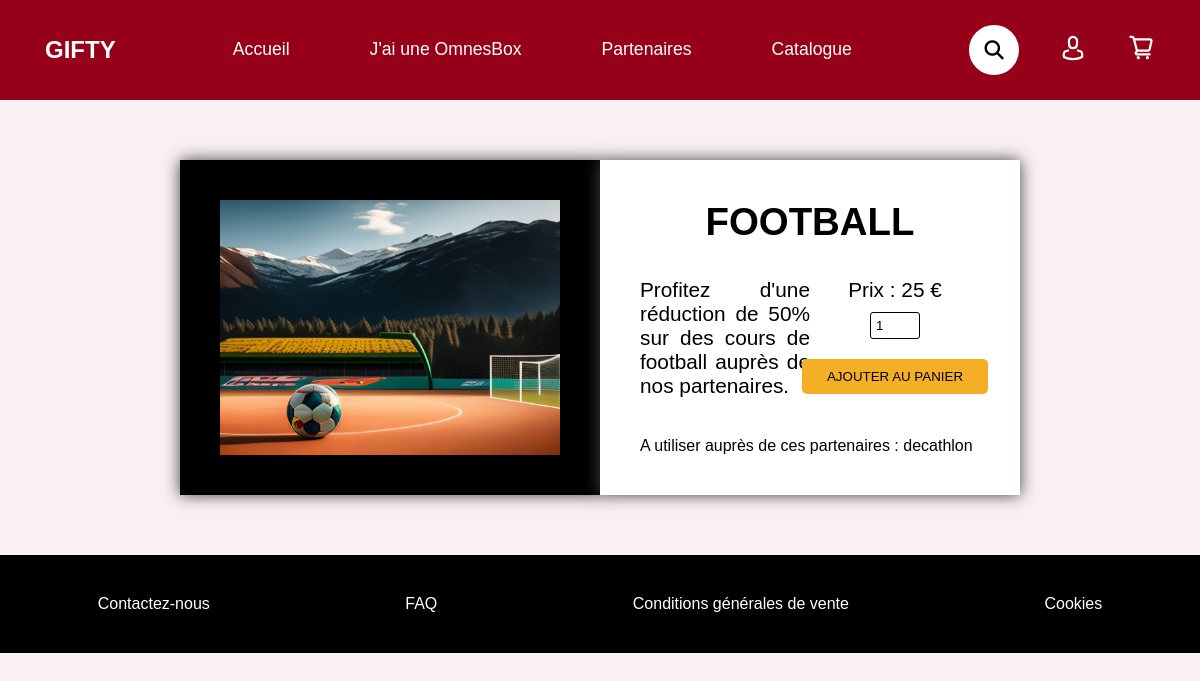
Before: /pages/catalogue_en_savoir_plus.php with the older database file.
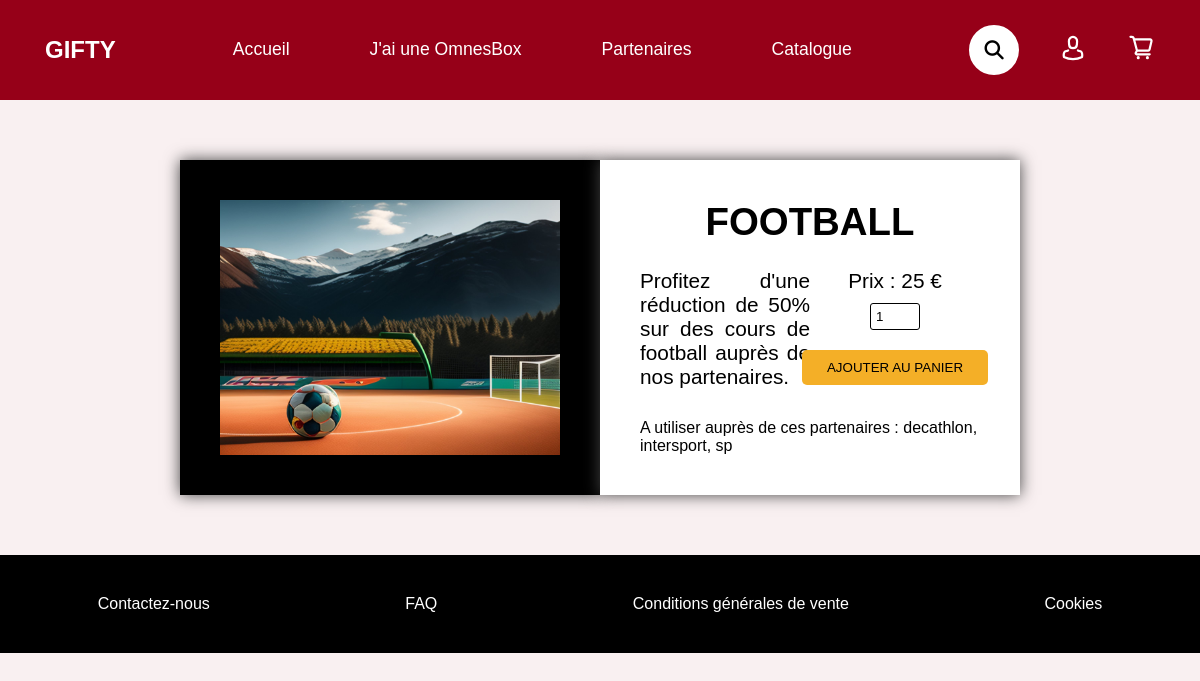
After: the same page with the newer database file.
### tables this page shows
CREATE TABLE Carte
(
    id                int PRIMARY KEY AUTO_INCREMENT,
    date_ajout        date,
    partenaire        varchar(25),
    prix              int,
    nomCarte          varchar(50),
    description_carte varchar(200),
    img               varchar(50),
    mots_clefs        varchar(100)
);

### pages/catalogue_en_savoir_plus.php (the view, shortened to what this page needs)
<!DOCTYPE html>
<html lang="fr">
<head>
    <link rel="stylesheet" href="https://cdnjs.cloudflare.com/ajax/libs/font-awesome/6.4.0/css/all.min.css">
    <link rel="stylesheet" href="../stylesheet/catalogue_en_savoir_plus.css">
    <link rel="stylesheet" href="../stylesheet/main.css">
</head>
<body>
<?php include('menu.php');
include('connexion_base.php');
if(isset($_GET['id'])){
    $id = $_GET['id'];
} else {
    $id = 1;
}
$requete = $bdd->prepare("SELECT id, img, prix, nomCarte, description_carte, partenaire FROM Carte WHERE id=?");
$requete->execute([$id]);
$donnees = $requete->fetch();
?>
<div class="main">
    <div class="image-carte">
        <img src="<?php echo $donnees['img']; ?>" alt="Carte">
    </div>
    <div class="carte-conteneur-droite">
        <h2 class="titre-carte">
            <?php echo $donnees['nomCarte']; ?>
        </h2>
        <div class="conteneur-central-carte-description">
            <div class="conteneur-central">
                <p>
                    <?php echo $donnees['description_carte']; ?>
                </p>
            </div>
            <div class="conteneur-central">
                <p>
                    Prix : <?php echo $donnees['prix']; ?> €
                </p>
                <form method="POST" action="panier.php" class="forme">
                    <input type="number" name="qteCarte" value="1" min="1" class="qte-input">
                    <input type="submit" class="appliquer" value="Ajouter au panier">
                </form>
            </div>
        </div>
        <p>A utiliser auprès de ces partenaires : <?php echo $donnees['partenaire']; ?></p>
    </div>
</div>
<?php
include('footer.php') ?>
</body>
</html>

### pages/menu.php (shortened to what this page needs)
<header>
    <nav class="navbar">
        <a href="#" class="logo">Gifty</a>
        <ul class="nav-links">
            <li><a href="accueil.php" class="active">Accueil</a></li>
            <li><a href="omnesbox.php">J'ai une OmnesBox</a></li>
            <li><a href="partenaires.php">Partenaires</a></li>
            <li><a href="catalogue.php">Catalogue</a></li>
        </ul>
        <ul class="nav-icons">
            <li>
                <form action="" method="get" class="search-form">
                    <div class="search-button">
                        <i class="fa fa-search"></i>
                    </div>
                    <div class="search-button">
                    </div>
                </form>
            </li>
            <li id="account-button"><img src="../assets/account.svg" alt="Mon compte" id="compte_img"></li>
            <li><img src="../assets/cart.svg" alt="Mon panier"></li>
        </ul>
    </nav>
</header>

### pages/footer.php
<footer>
    <ul class="footer-elements">
        <li><a href="contact.php">Contactez-nous</a></li>
        <li><a href="faq.php">FAQ</a></li>
        <li><a href="">Conditions générales de vente</a></li>
        <li><a href="">Cookies</a></li>
    </ul>
</footer>

### stylesheet/catalogue_en_savoir_plus.css (style rules this page uses)
body { background-color: #f9f0f1; }
.main { display: flex; justify-content: center; padding: 5% 15% ; }
.titre-carte { text-align: center; text-transform: uppercase; font-size: 2.4em; }
.conteneur-central p { font-size: 1.3em; text-align: justify; }
.image-carte, .carte-conteneur-droite { width: 50%; padding: 40px; box-shadow: 0 0 15px rgb(67, 67, 67); }
.image-carte { background-color: black; }
.carte-conteneur-droite { background-color: white; display: flex; flex-direction: column; justify-content: space-between; }
.conteneur-central-carte-description { display: flex; justify-content: space-between; }
.image-carte img { display: block; width: 100%; height: 100%; }
.conteneur-central { width: 50%; display: flex; flex-direction: column; align-items: center; justify-content: space-between; }
.forme { display: flex; justify-content: space-between; flex-direction: column; align-items: center; }
.appliquer { padding: 10px 25px; margin: 10px 0; background-color: #f4af27; border-radius: 5px; color: black; border: 0; text-transform: uppercase; width: 100%; }
.qte-input { border: 1px solid black; outline: 0; width: 50px; padding: 5px; border-radius: 3px; margin: 10px 0; }

### stylesheet/main.css (style rules this page uses)
* { padding: 0; margin: 0; box-sizing: border-box; text-decoration: none; list-style: none; font-family: "DINAlternate-Bold.ttf", sans-serif; }
.navbar { background-color: #960018; padding: 25px; display: flex; justify-content: space-between; align-items: center; position: relative; }
.logo { text-transform: uppercase; font-size: 1.5em; font-weight: bold; padding: 0 20px; }
.navbar a { color: white; }
.nav-links { display: flex; align-items: center; justify-content: space-between; }
.nav-links li a::after { content: ""; display: block; height: 2px; background-color: transparent; margin: auto; width: 0; transition: all 0.3s ease; }
.nav-links li { padding: 0 40px; font-size: 1.1em; }
.nav-icons { display: flex; align-items: center; }
.nav-icons li { padding: 0 20px; }
.nav-icons li > img { width: 28px; }
.search-form { background-color: white; width: 50px; height: 50px; position: relative; border: 5px solid white; border-radius: 25px; transition: all 0.5s ease; }
.search-button { display: flex; justify-content: center; align-items: center; position: absolute; right: 0; background-color: white; border: none; border-radius: 20px; color: black; width: 40px; font-size: 1.2em; height: 100%; transition: all 0.5s ease; }
footer { background-color: black; }
.footer-elements { display: flex; justify-content: space-around; align-items: center; padding: 40px 0; }
.footer-elements li a { color: white; }

Changed rows visible on the page:
changed carte "FOOTBALL": partenaire "decathlon" → "decathlon, intersport, sp"
